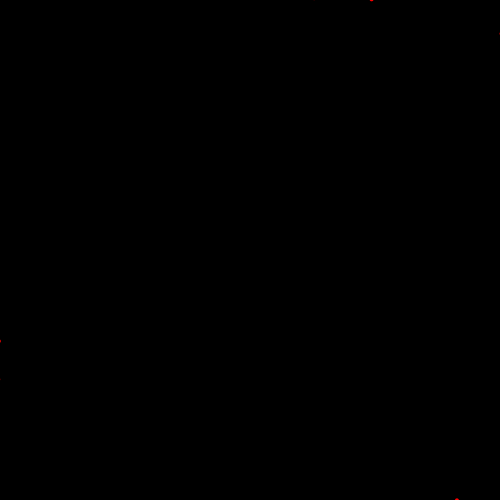
Frame 1 (no input)
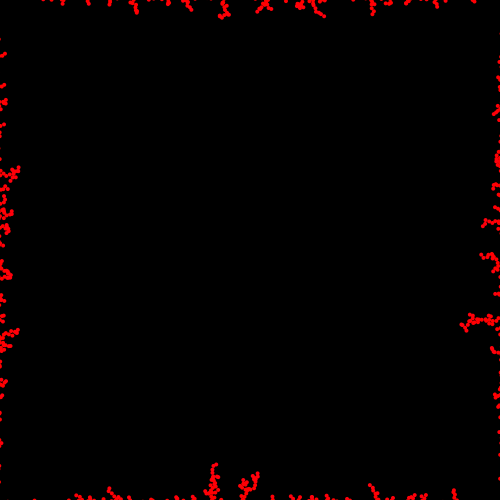
Frame 60 (the mouse pressed at the canvas centre just before this capture)
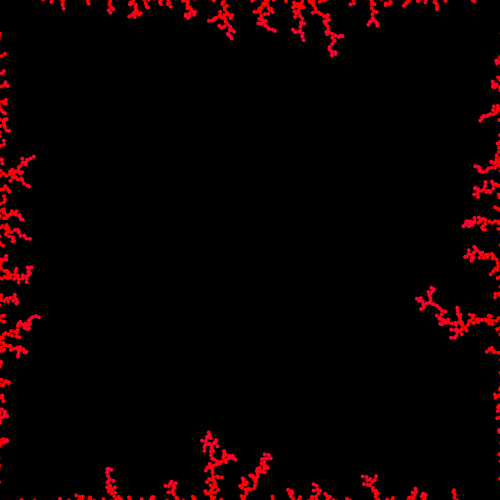
Frame 120 (the mouse held since frame 60 and released just before this capture)

The Processing sketch that drew these frames (run headless with seeded random() and noise(); from frame 60 on, the mouse is pressed at the canvas centre):

// Processing sketch: DLA2D_Box2
// ── DLA2D_Box2.pde
ArrayList<PVector>stuck;
void setup(){
  size(500,500);
  stuck=new ArrayList<PVector>();
  //stuck.add(new PVector(width/2,0));
}
float rad=4;
float fract(float f){
  float fract= f-floor(f);
  return cos(TWO_PI*fract)/2+0.5;
}
int iters=0;
void draw(){
  background(0);
  for(int i=0;i<10;i++)doPoint();
  for(PVector p:stuck){
    //fill(255,0,0);
    colorMode(HSB,100);
    fill(color(fract(p.z*0.00005)*100,100,100));
    noStroke();
    ellipse(p.x,p.y,rad,rad);
  }
}
boolean notTouching(PVector p){
  for(PVector p1:stuck){
    if(dist(p.x,p.y,p1.x,p1.y)<rad)return false;
  }
  return true;
}
PVector createNewVector(){
  return new PVector(width/2,height/2);
}
float marg=-100;
void doPoint(){
  iters++;
  PVector p=createNewVector();
  while(notTouching(p)&&p.x>0&&p.y>0&&p.x<width&&p.y<height){
    p.x+=random(-5,5);
    p.y+=random(-5,5);
  }
  p.z=iters;
  stuck.add(p);
}
